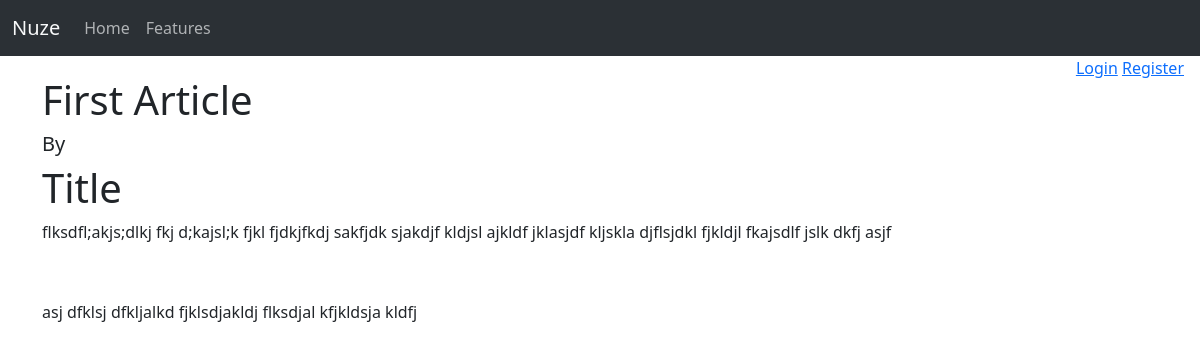
/1, run on an earlier commit of the app's database.
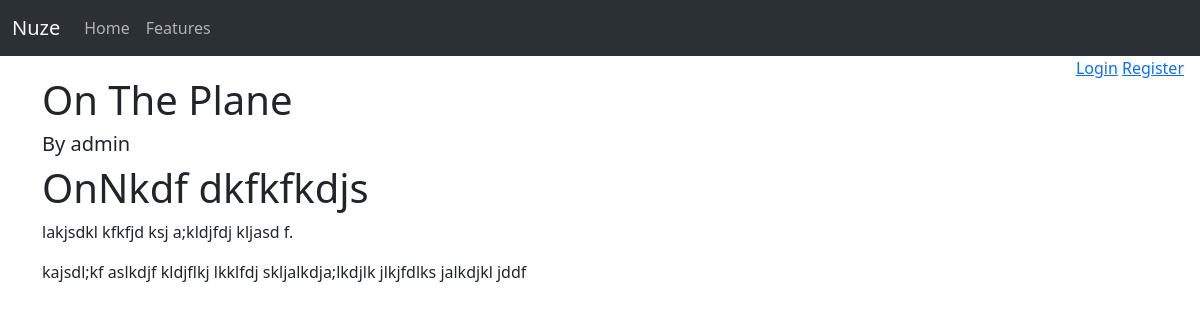
And on a later commit of the database.
### app/models.py (models this page shows, shortened)
class Article(db.Model):
    id = db.Column(db.Integer, primary_key=True)
    title = db.Column(db.Text(100))
    timestamp = db.Column(db.DateTime, index=True, default=datetime.utcnow)
    author_id = db.Column(db.Integer, db.ForeignKey('user.id'))
    body = db.Column(db.Text)

class User(db.Model):
    id = db.Column(db.Integer, primary_key=True)
    username = db.Column(db.String(50), unique=True)
    pwdhash = db.Column(db.String())
    email = db.Column(db.String(100), unique=True)
    role_id = db.Column(db.Integer, db.ForeignKey('role.id'))
    confirmed = db.Column(db.Boolean)
    articles = db.relationship('Article', backref='author', lazy='dynamic')

### app/articles/views.py (the view)
@articles.route('/<int:id>')
def article(id):
    article = Article.query.get_or_404(id)
    return render_template('article.html', article=article)

### app/templates/article.html
{% extends 'base.html'%}
{% block content %}
    <h1>{{ article.title }}</h1>
    <h5>By {{article.author.username }}</h5>
    {{ article.body|safe }}
{% endblock %}

### app/templates/base.html (shortened to what this page needs)
<!DOCTYPE html>
<html lang="en">
    <head>
        <link rel="stylesheet" href="{{ url_for('static', filename='css/bootstrap.min.css') }}">
        <link rel="stylesheet" href="{{ url_for('static', filename='css/main.css' )}}">
    </head>
    <body>
        <nav class="navbar sticky-top navbar-expand-md bg-body-tertiary"
            data-bs-theme="dark">
            <div class="container-fluid">
                <a class="navbar-brand" href="
                    {{url_for('auth.index') }}">Nuze</a>
                <div class="collapse navbar-collapse" id="navbarNavAltMarkup">
                <div class="navbar-nav">
                    <a class="nav-link" href="#">Home</a>
                    <a class="nav-link" href="#">Features</a>
                </div>
                </div>
            </div>
        </nav>
        {% if current_user.is_authenticated %}
            <div class="login-links">
                <a href="{{ url_for('auth.logout') }}">Logout</a>
            </div>
        {% else %}
            <div class="login-links">
                <a href="{{ url_for('auth.login') }}">Login</a>
                <a href="{{ url_for('auth.register') }}">Register</a>
            </div>
        {% endif %}
        <div class="container">
            <main>
                {% block content %}{% endblock %}
            </main>
        </div>
    </body>
</html>

### app/static/css/main.css (style rules this page uses)
.login-links { float: right; margin-right: 1em; }
.container { margin-top: 20px; }

What changed in the data, as far as the page shows it:
changed Article: title "First Article" → "On The Plane"; body "Title flksdfl;akjs;dlkj fkj d;kajsl;k fjkl fjdkjfkdj sakfjdk sjakdjf kldjsl ajkldf jklasjdf kljskla djflsjdkl fjkldjl fkajsdlf jslk dkfj asjf asj dfklsj dfkljalkd fjklsdjakldj flksdjal kfjkldsja kldfj" → "OnNkdf dkfkfkdjs lakjsdkl kfkfjd ksj a;kldjfdj kljasd f. kajsdl;kf aslkdjf kldjflkj lkklfdj skljalkdja;lkdjlk jlkjfdlks jalkdjkl jddf"
now on this page (row edited): User: author.username "admin"
